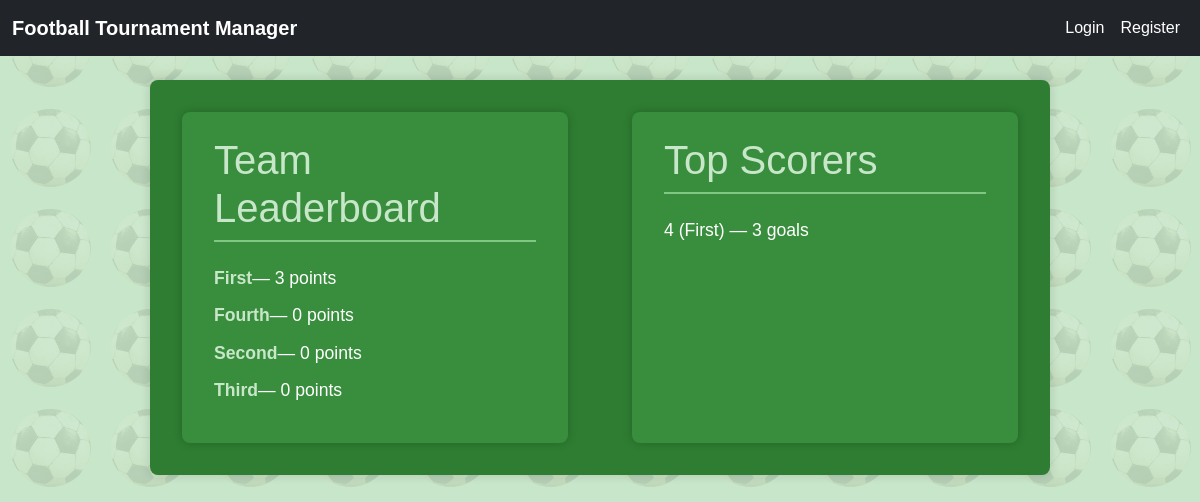
Page /tournament/24/leaderboard/ on the earlier database version.
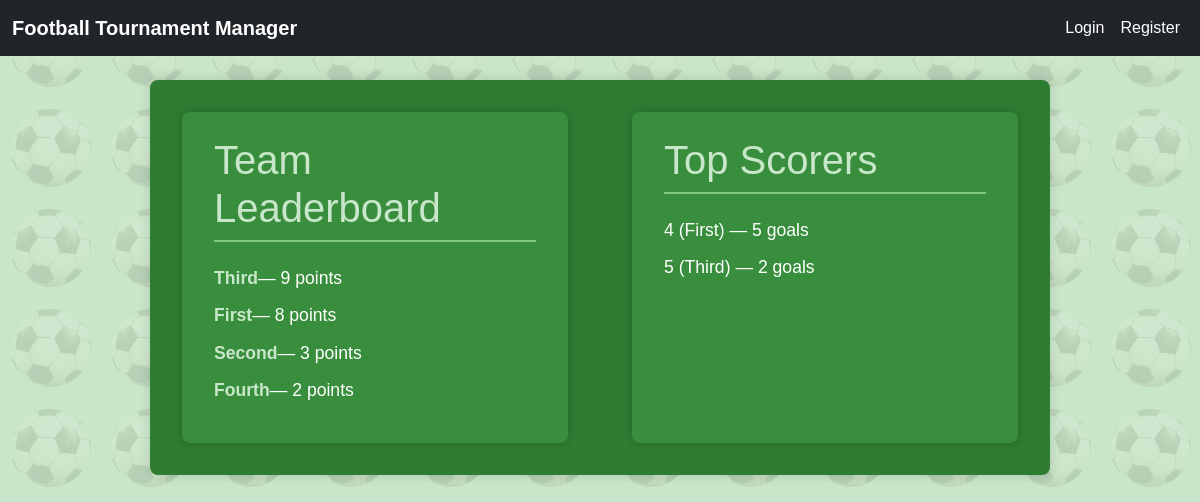
Same page on the later database version.
### tournamentapp/models.py (models this page shows, shortened)
class Team(models.Model):
    name = models.CharField(
        max_length=100,
        verbose_name="Team Name",
        )
    tournament = models.ForeignKey(
        Tournament,
        on_delete=models.CASCADE,
        related_name='teams'
    )
    logo = models.ImageField(
        upload_to='team_logos/',
        blank=True,
        null=True,
        verbose_name="Team Logo",
        )
    tournament_points = models.PositiveIntegerField(
        default=0,
        verbose_name="Tournament Points",
        )
    match_points = models.PositiveIntegerField(
        default=0,
        verbose_name="Match Points",
        )
    class Meta:
        unique_together = ('name', 'tournament')

class Player(models.Model):
    name = models.CharField(
        max_length=100,
        help_text="Enter the player's name or jersey number.",
        verbose_name="Player Name",
        blank=False,
        null=False,
        )
    team = models.ForeignKey(
        Team,
        on_delete=models.CASCADE,
        related_name='players',
        verbose_name="Team",
        help_text="Select the team this player belongs to.",
        blank=False,
        null=False,
        )
    goals = models.PositiveIntegerField(
        default=0,
        verbose_name="Goals Scored",
        help_text="Total goals scored by the player."
        )
    own_goals = models.PositiveIntegerField(
        default=0,
        verbose_name="Own Goals",
        help_text="Total own goals scored by the player.")
    yellow_cards = models.PositiveIntegerField(
        default=0,
        verbose_name="Yellow Cards",
        help_text="Total yellow cards received by the player."
        )
    red_cards = models.PositiveIntegerField(
        default=0
        )
    is_allowed_to_play = models.BooleanField(
        default=True,
        verbose_name="Allowed to Play",
        help_text="Indicates if the player is allowed to play in the next match.")
    class Meta:
        unique_together = ('name', 'team')
        verbose_name = "Player"
        verbose_name_plural = "Players"

### tournamentapp/views.py (the view)
# urls.py: path('tournament/<int:tournament_id>/leaderboard/', LeaderboardView.as_view(), name='leaderboard'),
class LeaderboardView(TemplateView):
    template_name = 'matches/leaderboard.html'
    def get_context_data(self, **kwargs):
        context = super().get_context_data(**kwargs)
        tournament_id = self.kwargs.get('tournament_id')
        tournament = get_object_or_404(Tournament, id=tournament_id)
        players = Player.objects.filter(
            team__tournament=tournament,
            goals__gt=0
        ).order_by('-goals')[:10]
        context['players'] = players
        teams = list(Team.objects.filter(tournament=tournament))
        points_groups = {}
        for team in teams:
            points_groups.setdefault(team.tournament_points, []).append(team)
        sorted_teams = []
        for points in sorted(points_groups.keys(), reverse=True):
            group = points_groups[points]
            if len(group) == 1:
                sorted_teams.extend(group)
                continue
            for team in group:
                opponents = [t for t in group if t != team]
                mutual_matches = Match.objects.filter(
                    is_finished=True,
                    tournament=tournament
                ).filter(
                    Q(home_team=team, away_team__in=opponents) |
                    Q(away_team=team, home_team__in=opponents)
                )
                goals_for = MatchEvent.objects.filter(
                    match__in=mutual_matches,
                    team=team,
                    event_type='goal'
                ).count()
                goals_against = MatchEvent.objects.filter(
                    match__in=mutual_matches,
                    event_type='goal'
                ).exclude(team=team).count()
                team.goal_difference_vs_tied = goals_for - goals_against
            group.sort(key=lambda t: (-t.goal_difference_vs_tied, t.name))
            sorted_teams.extend(group)
        context['teams'] = sorted_teams
        context['tournament'] = tournament
        return context

### tournamentapp/context_processors.py (called while the page is built)
def current_tournament(request):
    tournament = Tournament.objects.first()
    return {'tournament': tournament}

### tournamentapp/templates/matches/leaderboard.html
{% extends 'base.html' %}
{% block content %}
<div class="leaderboard-container">
  <div class="leaderboard-column">
    <h1>Team Leaderboard</h1>
    {% if teams %}
        <ol>
        {% for team in teams %}
            <li>
                <a href="{% url 'team-detail' tournament.id team.pk %}">
                {{ team.name }}
                </a> — {{ team.tournament_points }} point{{ team.tournament_points|pluralize }}
            </li>
        {% endfor %}
        </ol>
    {% else %}
        <p>No teams available.</p>
    {% endif %}
  </div>
  <div class="leaderboard-column">
    <h1>Top Scorers</h1>
    {% if players %}
        <ol>
        {% for player in players %}
            <li>
                {{ player.name }} ({{ player.team.name }}) — {{ player.goals }} goal{{ player.goals|pluralize }}
            </li>
        {% endfor %}
        </ol>
    {% else %}
        <p>No goals recorded yet.</p>
    {% endif %}
  </div>
</div>
{% endblock %}

Differences in the rows shown:
changed Team "Third": tournament_points "0" → "9"; moves up the list
changed Team "First": tournament_points "3" → "8"
changed Team "Second": tournament_points "0" → "3"; moves down the list
changed Team "Fourth": tournament_points "0" → "2"
changed Player "First": goals "3" → "5"
added Player: name "5", team.name "Third", goals "2"
